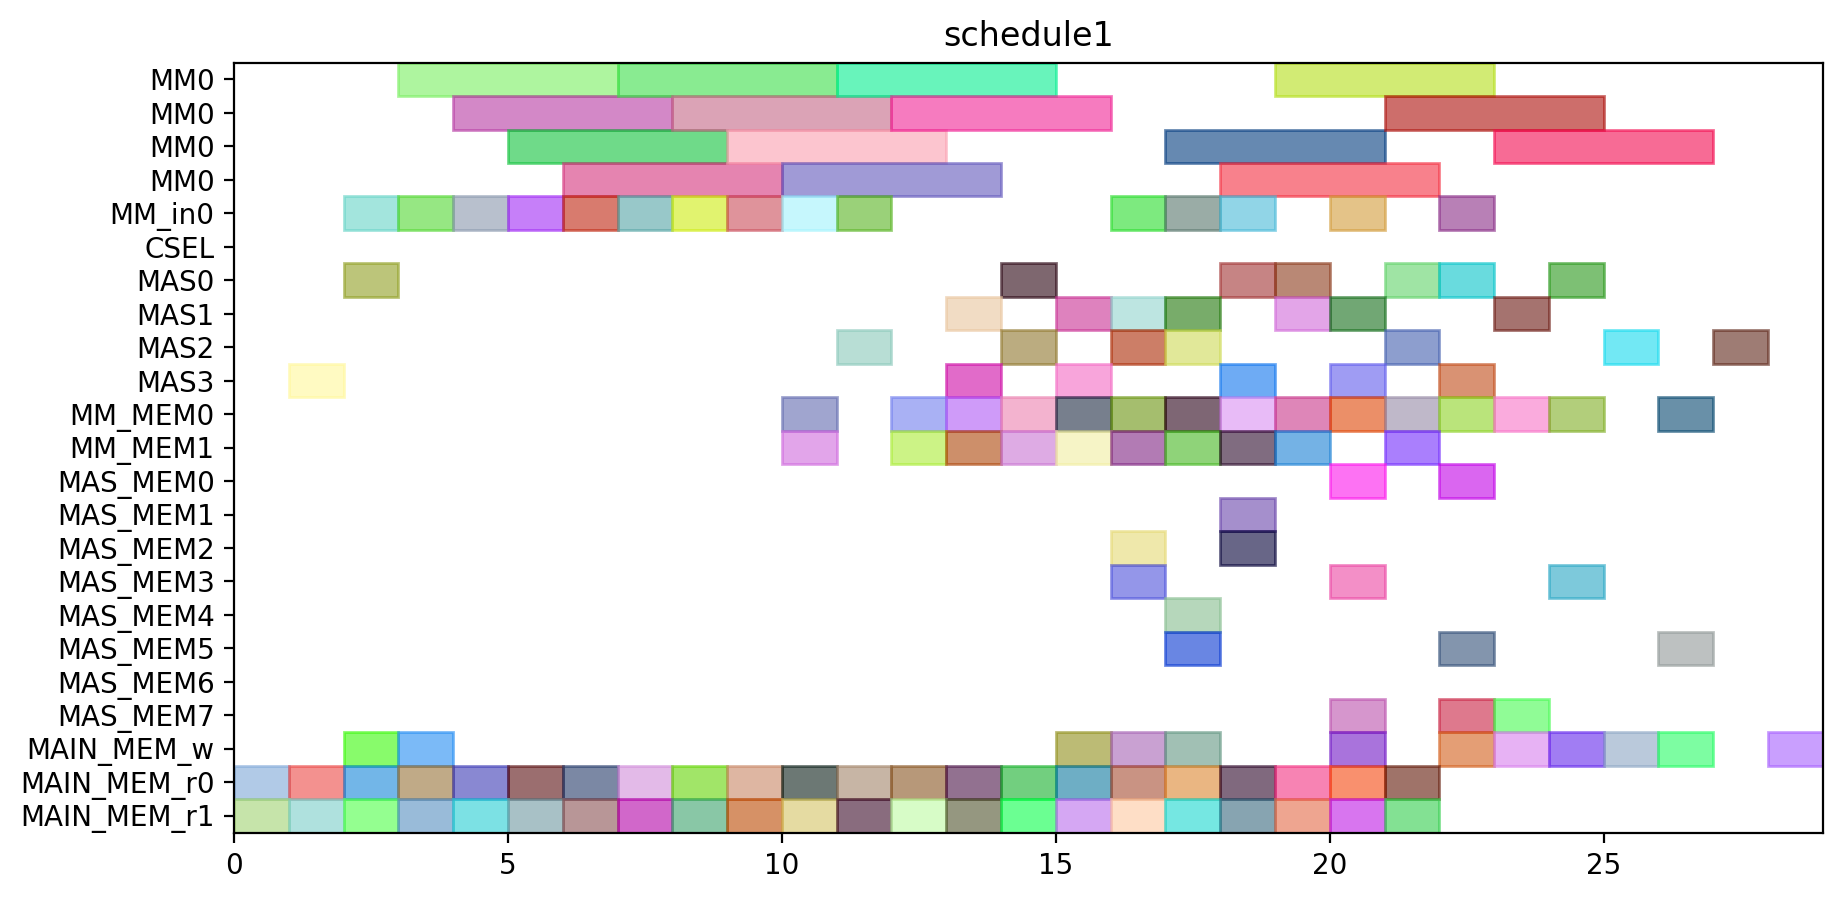

Source code (Python):
from pyschedule import Scenario, solvers, plotters, alt


def solve():
	horizon = 143
	S = Scenario("schedule1", horizon=horizon)

	# resource
	MM = S.Resources('MM', num=1, size=4)
	MM_in = S.Resources('MM_in', num=1)
	CSEL = S.Resource('CSEL')
	MAS = S.Resources('MAS', num=4, size=1, periods=range(1, horizon))
	MM_MEM = S.Resources('MM_MEM', num=2)
	MAS_MEM = S.Resources('MAS_MEM', num=8)
	MAIN_MEM_w = S.Resource('MAIN_MEM_w', size=1)
	MAIN_MEM_r = S.Resources('MAIN_MEM_r', num=2)

	# result of previous scheduling
	c001_mem0 = S.Task('c001_mem0', length=1, delay_cost=1)
	S += c001_mem0 >= 0
	c001_mem0 += MAIN_MEM_r[0]

	c001_mem1 = S.Task('c001_mem1', length=1, delay_cost=1)
	S += c001_mem1 >= 0
	c001_mem1 += MAIN_MEM_r[1]

	c000_mem0 = S.Task('c000_mem0', length=1, delay_cost=1)
	S += c000_mem0 >= 1
	c000_mem0 += MAIN_MEM_r[0]

	c000_mem1 = S.Task('c000_mem1', length=1, delay_cost=1)
	S += c000_mem1 >= 1
	c000_mem1 += MAIN_MEM_r[1]

	c001 = S.Task('c001', length=1, delay_cost=1)
	S += c001 >= 1
	c001 += MAS[3]

	c000 = S.Task('c000', length=1, delay_cost=1)
	S += c000 >= 2
	c000 += MAS[0]

	c001_w = S.Task('c001_w', length=1, delay_cost=1)
	S += c001_w >= 2
	c001_w += MAIN_MEM_w

	c21_t0_in = S.Task('c21_t0_in', length=1, delay_cost=1)
	S += c21_t0_in >= 2
	c21_t0_in += MM_in[0]

	c21_t0_mem0 = S.Task('c21_t0_mem0', length=1, delay_cost=1)
	S += c21_t0_mem0 >= 2
	c21_t0_mem0 += MAIN_MEM_r[0]

	c21_t0_mem1 = S.Task('c21_t0_mem1', length=1, delay_cost=1)
	S += c21_t0_mem1 >= 2
	c21_t0_mem1 += MAIN_MEM_r[1]

	c000_w = S.Task('c000_w', length=1, delay_cost=1)
	S += c000_w >= 3
	c000_w += MAIN_MEM_w

	c20_t1_in = S.Task('c20_t1_in', length=1, delay_cost=1)
	S += c20_t1_in >= 3
	c20_t1_in += MM_in[0]

	c20_t1_mem0 = S.Task('c20_t1_mem0', length=1, delay_cost=1)
	S += c20_t1_mem0 >= 3
	c20_t1_mem0 += MAIN_MEM_r[0]

	c20_t1_mem1 = S.Task('c20_t1_mem1', length=1, delay_cost=1)
	S += c20_t1_mem1 >= 3
	c20_t1_mem1 += MAIN_MEM_r[1]

	c21_t0 = S.Task('c21_t0', length=4, delay_cost=1)
	S += c21_t0 >= 3
	c21_t0 += MM[0]

	c10_t1_in = S.Task('c10_t1_in', length=1, delay_cost=1)
	S += c10_t1_in >= 4
	c10_t1_in += MM_in[0]

	c10_t1_mem0 = S.Task('c10_t1_mem0', length=1, delay_cost=1)
	S += c10_t1_mem0 >= 4
	c10_t1_mem0 += MAIN_MEM_r[0]

	c10_t1_mem1 = S.Task('c10_t1_mem1', length=1, delay_cost=1)
	S += c10_t1_mem1 >= 4
	c10_t1_mem1 += MAIN_MEM_r[1]

	c20_t1 = S.Task('c20_t1', length=4, delay_cost=1)
	S += c20_t1 >= 4
	c20_t1 += MM[0]

	c01_t0_in = S.Task('c01_t0_in', length=1, delay_cost=1)
	S += c01_t0_in >= 5
	c01_t0_in += MM_in[0]

	c01_t0_mem0 = S.Task('c01_t0_mem0', length=1, delay_cost=1)
	S += c01_t0_mem0 >= 5
	c01_t0_mem0 += MAIN_MEM_r[0]

	c01_t0_mem1 = S.Task('c01_t0_mem1', length=1, delay_cost=1)
	S += c01_t0_mem1 >= 5
	c01_t0_mem1 += MAIN_MEM_r[1]

	c10_t1 = S.Task('c10_t1', length=4, delay_cost=1)
	S += c10_t1 >= 5
	c10_t1 += MM[0]

	c01_t0 = S.Task('c01_t0', length=4, delay_cost=1)
	S += c01_t0 >= 6
	c01_t0 += MM[0]

	c21_t1_in = S.Task('c21_t1_in', length=1, delay_cost=1)
	S += c21_t1_in >= 6
	c21_t1_in += MM_in[0]

	c21_t1_mem0 = S.Task('c21_t1_mem0', length=1, delay_cost=1)
	S += c21_t1_mem0 >= 6
	c21_t1_mem0 += MAIN_MEM_r[0]

	c21_t1_mem1 = S.Task('c21_t1_mem1', length=1, delay_cost=1)
	S += c21_t1_mem1 >= 6
	c21_t1_mem1 += MAIN_MEM_r[1]

	c11_t1_in = S.Task('c11_t1_in', length=1, delay_cost=1)
	S += c11_t1_in >= 7
	c11_t1_in += MM_in[0]

	c11_t1_mem0 = S.Task('c11_t1_mem0', length=1, delay_cost=1)
	S += c11_t1_mem0 >= 7
	c11_t1_mem0 += MAIN_MEM_r[0]

	c11_t1_mem1 = S.Task('c11_t1_mem1', length=1, delay_cost=1)
	S += c11_t1_mem1 >= 7
	c11_t1_mem1 += MAIN_MEM_r[1]

	c21_t1 = S.Task('c21_t1', length=4, delay_cost=1)
	S += c21_t1 >= 7
	c21_t1 += MM[0]

	c11_t1 = S.Task('c11_t1', length=4, delay_cost=1)
	S += c11_t1 >= 8
	c11_t1 += MM[0]

	c20_t0_in = S.Task('c20_t0_in', length=1, delay_cost=1)
	S += c20_t0_in >= 8
	c20_t0_in += MM_in[0]

	c20_t0_mem0 = S.Task('c20_t0_mem0', length=1, delay_cost=1)
	S += c20_t0_mem0 >= 8
	c20_t0_mem0 += MAIN_MEM_r[0]

	c20_t0_mem1 = S.Task('c20_t0_mem1', length=1, delay_cost=1)
	S += c20_t0_mem1 >= 8
	c20_t0_mem1 += MAIN_MEM_r[1]

	c11_t0_in = S.Task('c11_t0_in', length=1, delay_cost=1)
	S += c11_t0_in >= 9
	c11_t0_in += MM_in[0]

	c11_t0_mem0 = S.Task('c11_t0_mem0', length=1, delay_cost=1)
	S += c11_t0_mem0 >= 9
	c11_t0_mem0 += MAIN_MEM_r[0]

	c11_t0_mem1 = S.Task('c11_t0_mem1', length=1, delay_cost=1)
	S += c11_t0_mem1 >= 9
	c11_t0_mem1 += MAIN_MEM_r[1]

	c20_t0 = S.Task('c20_t0', length=4, delay_cost=1)
	S += c20_t0 >= 9
	c20_t0 += MM[0]

	c10_t0_in = S.Task('c10_t0_in', length=1, delay_cost=1)
	S += c10_t0_in >= 10
	c10_t0_in += MM_in[0]

	c10_t0_mem0 = S.Task('c10_t0_mem0', length=1, delay_cost=1)
	S += c10_t0_mem0 >= 10
	c10_t0_mem0 += MAIN_MEM_r[0]

	c10_t0_mem1 = S.Task('c10_t0_mem1', length=1, delay_cost=1)
	S += c10_t0_mem1 >= 10
	c10_t0_mem1 += MAIN_MEM_r[1]

	c11_t0 = S.Task('c11_t0', length=4, delay_cost=1)
	S += c11_t0 >= 10
	c11_t0 += MM[0]

	c01_t1_in = S.Task('c01_t1_in', length=1, delay_cost=1)
	S += c01_t1_in >= 11
	c01_t1_in += MM_in[0]

	c01_t1_mem0 = S.Task('c01_t1_mem0', length=1, delay_cost=1)
	S += c01_t1_mem0 >= 11
	c01_t1_mem0 += MAIN_MEM_r[0]

	c01_t1_mem1 = S.Task('c01_t1_mem1', length=1, delay_cost=1)
	S += c01_t1_mem1 >= 11
	c01_t1_mem1 += MAIN_MEM_r[1]

	c10_t0 = S.Task('c10_t0', length=4, delay_cost=1)
	S += c10_t0 >= 11
	c10_t0 += MM[0]

	c01_t1 = S.Task('c01_t1', length=4, delay_cost=1)
	S += c01_t1 >= 12
	c01_t1 += MM[0]

	c01_t3_mem0 = S.Task('c01_t3_mem0', length=1, delay_cost=1)
	S += c01_t3_mem0 >= 12
	c01_t3_mem0 += MAIN_MEM_r[0]

	c01_t3_mem1 = S.Task('c01_t3_mem1', length=1, delay_cost=1)
	S += c01_t3_mem1 >= 12
	c01_t3_mem1 += MAIN_MEM_r[1]

	c01_t3 = S.Task('c01_t3', length=1, delay_cost=1)
	S += c01_t3 >= 13
	c01_t3 += MAS[1]

	c20_t2_mem0 = S.Task('c20_t2_mem0', length=1, delay_cost=1)
	S += c20_t2_mem0 >= 13
	c20_t2_mem0 += MAIN_MEM_r[0]

	c20_t2_mem1 = S.Task('c20_t2_mem1', length=1, delay_cost=1)
	S += c20_t2_mem1 >= 13
	c20_t2_mem1 += MAIN_MEM_r[1]

	c11_t2_mem0 = S.Task('c11_t2_mem0', length=1, delay_cost=1)
	S += c11_t2_mem0 >= 14
	c11_t2_mem0 += MAIN_MEM_r[0]

	c11_t2_mem1 = S.Task('c11_t2_mem1', length=1, delay_cost=1)
	S += c11_t2_mem1 >= 14
	c11_t2_mem1 += MAIN_MEM_r[1]

	c20_t2 = S.Task('c20_t2', length=1, delay_cost=1)
	S += c20_t2 >= 14
	c20_t2 += MAS[2]

	c01_t2_mem0 = S.Task('c01_t2_mem0', length=1, delay_cost=1)
	S += c01_t2_mem0 >= 15
	c01_t2_mem0 += MAIN_MEM_r[0]

	c01_t2_mem1 = S.Task('c01_t2_mem1', length=1, delay_cost=1)
	S += c01_t2_mem1 >= 15
	c01_t2_mem1 += MAIN_MEM_r[1]

	c11_t2 = S.Task('c11_t2', length=1, delay_cost=1)
	S += c11_t2 >= 15
	c11_t2 += MAS[1]

	c01_t2 = S.Task('c01_t2', length=1, delay_cost=1)
	S += c01_t2 >= 16
	c01_t2 += MAS[1]

	c20_t3_mem0 = S.Task('c20_t3_mem0', length=1, delay_cost=1)
	S += c20_t3_mem0 >= 16
	c20_t3_mem0 += MAIN_MEM_r[0]

	c20_t3_mem1 = S.Task('c20_t3_mem1', length=1, delay_cost=1)
	S += c20_t3_mem1 >= 16
	c20_t3_mem1 += MAIN_MEM_r[1]

	c11_t3_mem0 = S.Task('c11_t3_mem0', length=1, delay_cost=1)
	S += c11_t3_mem0 >= 17
	c11_t3_mem0 += MAIN_MEM_r[0]

	c11_t3_mem1 = S.Task('c11_t3_mem1', length=1, delay_cost=1)
	S += c11_t3_mem1 >= 17
	c11_t3_mem1 += MAIN_MEM_r[1]

	c20_t3 = S.Task('c20_t3', length=1, delay_cost=1)
	S += c20_t3 >= 17
	c20_t3 += MAS[2]

	c10_t2_mem0 = S.Task('c10_t2_mem0', length=1, delay_cost=1)
	S += c10_t2_mem0 >= 18
	c10_t2_mem0 += MAIN_MEM_r[0]

	c10_t2_mem1 = S.Task('c10_t2_mem1', length=1, delay_cost=1)
	S += c10_t2_mem1 >= 18
	c10_t2_mem1 += MAIN_MEM_r[1]

	c11_t3 = S.Task('c11_t3', length=1, delay_cost=1)
	S += c11_t3 >= 18
	c11_t3 += MAS[0]

	c10_t2 = S.Task('c10_t2', length=1, delay_cost=1)
	S += c10_t2 >= 19
	c10_t2 += MAS[0]

	c10_t3_mem0 = S.Task('c10_t3_mem0', length=1, delay_cost=1)
	S += c10_t3_mem0 >= 19
	c10_t3_mem0 += MAIN_MEM_r[0]

	c10_t3_mem1 = S.Task('c10_t3_mem1', length=1, delay_cost=1)
	S += c10_t3_mem1 >= 19
	c10_t3_mem1 += MAIN_MEM_r[1]

	c10_t3 = S.Task('c10_t3', length=1, delay_cost=1)
	S += c10_t3 >= 20
	c10_t3 += MAS[1]

	c21_t3_mem0 = S.Task('c21_t3_mem0', length=1, delay_cost=1)
	S += c21_t3_mem0 >= 20
	c21_t3_mem0 += MAIN_MEM_r[0]

	c21_t3_mem1 = S.Task('c21_t3_mem1', length=1, delay_cost=1)
	S += c21_t3_mem1 >= 20
	c21_t3_mem1 += MAIN_MEM_r[1]

	c21_t2_mem0 = S.Task('c21_t2_mem0', length=1, delay_cost=1)
	S += c21_t2_mem0 >= 21
	c21_t2_mem0 += MAIN_MEM_r[0]

	c21_t2_mem1 = S.Task('c21_t2_mem1', length=1, delay_cost=1)
	S += c21_t2_mem1 >= 21
	c21_t2_mem1 += MAIN_MEM_r[1]

	c21_t3 = S.Task('c21_t3', length=1, delay_cost=1)
	S += c21_t3 >= 21
	c21_t3 += MAS[2]

	c21_t2 = S.Task('c21_t2', length=1, delay_cost=1)
	S += c21_t2 >= 22
	c21_t2 += MAS[0]


	# new tasks
	c10_t4 = S.Task('c10_t4', length=4, delay_cost=1)
	c10_t4 += alt(MM)
	c10_t4_in = S.Task('c10_t4_in', length=1, delay_cost=1)
	c10_t4_in += alt(MM_in)
	S += c10_t4_in*MM_in[0]<=c10_t4*MM[0]
	c10_t4_mem0 = S.Task('c10_t4_mem0', length=1, delay_cost=1)
	c10_t4_mem0 += MAS_MEM[0]
	S += 19 < c10_t4_mem0
	S += c10_t4_mem0 <= c10_t4

	c10_t4_mem1 = S.Task('c10_t4_mem1', length=1, delay_cost=1)
	c10_t4_mem1 += MAS_MEM[3]
	S += 20 < c10_t4_mem1
	S += c10_t4_mem1 <= c10_t4

	c100 = S.Task('c100', length=1, delay_cost=1)
	c100 += alt(MAS)
	S += 19<c100

	c100_w = S.Task('c100_w', length=1, delay_cost=1)
	c100_w += alt(MAIN_MEM_w)
	S += c100 <= c100_w

	c100_mem0 = S.Task('c100_mem0', length=1, delay_cost=1)
	c100_mem0 += MM_MEM[0]
	S += 14 < c100_mem0
	S += c100_mem0 <= c100

	c100_mem1 = S.Task('c100_mem1', length=1, delay_cost=1)
	c100_mem1 += MM_MEM[1]
	S += 8 < c100_mem1
	S += c100_mem1 <= c100

	c10_t5 = S.Task('c10_t5', length=1, delay_cost=1)
	c10_t5 += alt(MAS)
	c10_t5_mem0 = S.Task('c10_t5_mem0', length=1, delay_cost=1)
	c10_t5_mem0 += MM_MEM[0]
	S += 14 < c10_t5_mem0
	S += c10_t5_mem0 <= c10_t5

	c10_t5_mem1 = S.Task('c10_t5_mem1', length=1, delay_cost=1)
	c10_t5_mem1 += MM_MEM[1]
	S += 8 < c10_t5_mem1
	S += c10_t5_mem1 <= c10_t5

	c20_t4 = S.Task('c20_t4', length=4, delay_cost=1)
	c20_t4 += alt(MM)
	c20_t4_in = S.Task('c20_t4_in', length=1, delay_cost=1)
	c20_t4_in += alt(MM_in)
	S += c20_t4_in*MM_in[0]<=c20_t4*MM[0]
	c20_t4_mem0 = S.Task('c20_t4_mem0', length=1, delay_cost=1)
	c20_t4_mem0 += MAS_MEM[4]
	S += 14 < c20_t4_mem0
	S += c20_t4_mem0 <= c20_t4

	c20_t4_mem1 = S.Task('c20_t4_mem1', length=1, delay_cost=1)
	c20_t4_mem1 += MAS_MEM[5]
	S += 17 < c20_t4_mem1
	S += c20_t4_mem1 <= c20_t4

	c200 = S.Task('c200', length=1, delay_cost=1)
	c200 += alt(MAS)
	S += 14<c200

	c200_w = S.Task('c200_w', length=1, delay_cost=1)
	c200_w += alt(MAIN_MEM_w)
	S += c200 <= c200_w

	c200_mem0 = S.Task('c200_mem0', length=1, delay_cost=1)
	c200_mem0 += MM_MEM[0]
	S += 12 < c200_mem0
	S += c200_mem0 <= c200

	c200_mem1 = S.Task('c200_mem1', length=1, delay_cost=1)
	c200_mem1 += MM_MEM[1]
	S += 7 < c200_mem1
	S += c200_mem1 <= c200

	c20_t5 = S.Task('c20_t5', length=1, delay_cost=1)
	c20_t5 += alt(MAS)
	c20_t5_mem0 = S.Task('c20_t5_mem0', length=1, delay_cost=1)
	c20_t5_mem0 += MM_MEM[0]
	S += 12 < c20_t5_mem0
	S += c20_t5_mem0 <= c20_t5

	c20_t5_mem1 = S.Task('c20_t5_mem1', length=1, delay_cost=1)
	c20_t5_mem1 += MM_MEM[1]
	S += 7 < c20_t5_mem1
	S += c20_t5_mem1 <= c20_t5

	c01_t4 = S.Task('c01_t4', length=4, delay_cost=1)
	c01_t4 += alt(MM)
	c01_t4_in = S.Task('c01_t4_in', length=1, delay_cost=1)
	c01_t4_in += alt(MM_in)
	S += c01_t4_in*MM_in[0]<=c01_t4*MM[0]
	c01_t4_mem0 = S.Task('c01_t4_mem0', length=1, delay_cost=1)
	c01_t4_mem0 += MAS_MEM[2]
	S += 16 < c01_t4_mem0
	S += c01_t4_mem0 <= c01_t4

	c01_t4_mem1 = S.Task('c01_t4_mem1', length=1, delay_cost=1)
	c01_t4_mem1 += MAS_MEM[3]
	S += 13 < c01_t4_mem1
	S += c01_t4_mem1 <= c01_t4

	c010 = S.Task('c010', length=1, delay_cost=1)
	c010 += alt(MAS)
	S += 16<c010

	c010_w = S.Task('c010_w', length=1, delay_cost=1)
	c010_w += alt(MAIN_MEM_w)
	S += c010 <= c010_w

	c010_mem0 = S.Task('c010_mem0', length=1, delay_cost=1)
	c010_mem0 += MM_MEM[0]
	S += 9 < c010_mem0
	S += c010_mem0 <= c010

	c010_mem1 = S.Task('c010_mem1', length=1, delay_cost=1)
	c010_mem1 += MM_MEM[1]
	S += 15 < c010_mem1
	S += c010_mem1 <= c010

	c01_t5 = S.Task('c01_t5', length=1, delay_cost=1)
	c01_t5 += alt(MAS)
	c01_t5_mem0 = S.Task('c01_t5_mem0', length=1, delay_cost=1)
	c01_t5_mem0 += MM_MEM[0]
	S += 9 < c01_t5_mem0
	S += c01_t5_mem0 <= c01_t5

	c01_t5_mem1 = S.Task('c01_t5_mem1', length=1, delay_cost=1)
	c01_t5_mem1 += MM_MEM[1]
	S += 15 < c01_t5_mem1
	S += c01_t5_mem1 <= c01_t5

	c11_t4 = S.Task('c11_t4', length=4, delay_cost=1)
	c11_t4 += alt(MM)
	c11_t4_in = S.Task('c11_t4_in', length=1, delay_cost=1)
	c11_t4_in += alt(MM_in)
	S += c11_t4_in*MM_in[0]<=c11_t4*MM[0]
	c11_t4_mem0 = S.Task('c11_t4_mem0', length=1, delay_cost=1)
	c11_t4_mem0 += MAS_MEM[2]
	S += 15 < c11_t4_mem0
	S += c11_t4_mem0 <= c11_t4

	c11_t4_mem1 = S.Task('c11_t4_mem1', length=1, delay_cost=1)
	c11_t4_mem1 += MAS_MEM[1]
	S += 18 < c11_t4_mem1
	S += c11_t4_mem1 <= c11_t4

	c110 = S.Task('c110', length=1, delay_cost=1)
	c110 += alt(MAS)
	S += 15<c110

	c110_w = S.Task('c110_w', length=1, delay_cost=1)
	c110_w += alt(MAIN_MEM_w)
	S += c110 <= c110_w

	c110_mem0 = S.Task('c110_mem0', length=1, delay_cost=1)
	c110_mem0 += MM_MEM[0]
	S += 13 < c110_mem0
	S += c110_mem0 <= c110

	c110_mem1 = S.Task('c110_mem1', length=1, delay_cost=1)
	c110_mem1 += MM_MEM[1]
	S += 11 < c110_mem1
	S += c110_mem1 <= c110

	c11_t5 = S.Task('c11_t5', length=1, delay_cost=1)
	c11_t5 += alt(MAS)
	c11_t5_mem0 = S.Task('c11_t5_mem0', length=1, delay_cost=1)
	c11_t5_mem0 += MM_MEM[0]
	S += 13 < c11_t5_mem0
	S += c11_t5_mem0 <= c11_t5

	c11_t5_mem1 = S.Task('c11_t5_mem1', length=1, delay_cost=1)
	c11_t5_mem1 += MM_MEM[1]
	S += 11 < c11_t5_mem1
	S += c11_t5_mem1 <= c11_t5

	c21_t4 = S.Task('c21_t4', length=4, delay_cost=1)
	c21_t4 += alt(MM)
	c21_t4_in = S.Task('c21_t4_in', length=1, delay_cost=1)
	c21_t4_in += alt(MM_in)
	S += c21_t4_in*MM_in[0]<=c21_t4*MM[0]
	c21_t4_mem0 = S.Task('c21_t4_mem0', length=1, delay_cost=1)
	c21_t4_mem0 += MAS_MEM[0]
	S += 22 < c21_t4_mem0
	S += c21_t4_mem0 <= c21_t4

	c21_t4_mem1 = S.Task('c21_t4_mem1', length=1, delay_cost=1)
	c21_t4_mem1 += MAS_MEM[5]
	S += 21 < c21_t4_mem1
	S += c21_t4_mem1 <= c21_t4

	c210 = S.Task('c210', length=1, delay_cost=1)
	c210 += alt(MAS)
	S += 22<c210

	c210_w = S.Task('c210_w', length=1, delay_cost=1)
	c210_w += alt(MAIN_MEM_w)
	S += c210 <= c210_w

	c210_mem0 = S.Task('c210_mem0', length=1, delay_cost=1)
	c210_mem0 += MM_MEM[0]
	S += 6 < c210_mem0
	S += c210_mem0 <= c210

	c210_mem1 = S.Task('c210_mem1', length=1, delay_cost=1)
	c210_mem1 += MM_MEM[1]
	S += 10 < c210_mem1
	S += c210_mem1 <= c210

	c21_t5 = S.Task('c21_t5', length=1, delay_cost=1)
	c21_t5 += alt(MAS)
	c21_t5_mem0 = S.Task('c21_t5_mem0', length=1, delay_cost=1)
	c21_t5_mem0 += MM_MEM[0]
	S += 6 < c21_t5_mem0
	S += c21_t5_mem0 <= c21_t5

	c21_t5_mem1 = S.Task('c21_t5_mem1', length=1, delay_cost=1)
	c21_t5_mem1 += MM_MEM[1]
	S += 10 < c21_t5_mem1
	S += c21_t5_mem1 <= c21_t5

	c101 = S.Task('c101', length=1, delay_cost=1)
	c101 += alt(MAS)
	S += 19<c101

	c101_w = S.Task('c101_w', length=1, delay_cost=1)
	c101_w += alt(MAIN_MEM_w)
	S += c101 <= c101_w

	c101_mem0 = S.Task('c101_mem0', length=1, delay_cost=1)
	c101_mem0 += alt(MM_MEM)
	S += (c10_t4*MM[0])-1 < c101_mem0*MM_MEM[0]
	S += c101_mem0 <= c101

	c101_mem1 = S.Task('c101_mem1', length=1, delay_cost=1)
	c101_mem1 += alt(MAS_MEM)
	S += (c10_t5*MAS[0])-1 < c101_mem1*MAS_MEM[1]
	S += (c10_t5*MAS[1])-1 < c101_mem1*MAS_MEM[3]
	S += (c10_t5*MAS[2])-1 < c101_mem1*MAS_MEM[5]
	S += (c10_t5*MAS[3])-1 < c101_mem1*MAS_MEM[7]
	S += c101_mem1 <= c101

	c201 = S.Task('c201', length=1, delay_cost=1)
	c201 += alt(MAS)
	S += 14<c201

	c201_w = S.Task('c201_w', length=1, delay_cost=1)
	c201_w += alt(MAIN_MEM_w)
	S += c201 <= c201_w

	c201_mem0 = S.Task('c201_mem0', length=1, delay_cost=1)
	c201_mem0 += alt(MM_MEM)
	S += (c20_t4*MM[0])-1 < c201_mem0*MM_MEM[0]
	S += c201_mem0 <= c201

	c201_mem1 = S.Task('c201_mem1', length=1, delay_cost=1)
	c201_mem1 += alt(MAS_MEM)
	S += (c20_t5*MAS[0])-1 < c201_mem1*MAS_MEM[1]
	S += (c20_t5*MAS[1])-1 < c201_mem1*MAS_MEM[3]
	S += (c20_t5*MAS[2])-1 < c201_mem1*MAS_MEM[5]
	S += (c20_t5*MAS[3])-1 < c201_mem1*MAS_MEM[7]
	S += c201_mem1 <= c201

	c011 = S.Task('c011', length=1, delay_cost=1)
	c011 += alt(MAS)
	S += 16<c011

	c011_w = S.Task('c011_w', length=1, delay_cost=1)
	c011_w += alt(MAIN_MEM_w)
	S += c011 <= c011_w

	c011_mem0 = S.Task('c011_mem0', length=1, delay_cost=1)
	c011_mem0 += alt(MM_MEM)
	S += (c01_t4*MM[0])-1 < c011_mem0*MM_MEM[0]
	S += c011_mem0 <= c011

	c011_mem1 = S.Task('c011_mem1', length=1, delay_cost=1)
	c011_mem1 += alt(MAS_MEM)
	S += (c01_t5*MAS[0])-1 < c011_mem1*MAS_MEM[1]
	S += (c01_t5*MAS[1])-1 < c011_mem1*MAS_MEM[3]
	S += (c01_t5*MAS[2])-1 < c011_mem1*MAS_MEM[5]
	S += (c01_t5*MAS[3])-1 < c011_mem1*MAS_MEM[7]
	S += c011_mem1 <= c011

	c111 = S.Task('c111', length=1, delay_cost=1)
	c111 += alt(MAS)
	S += 15<c111

	c111_w = S.Task('c111_w', length=1, delay_cost=1)
	c111_w += alt(MAIN_MEM_w)
	S += c111 <= c111_w

	c111_mem0 = S.Task('c111_mem0', length=1, delay_cost=1)
	c111_mem0 += alt(MM_MEM)
	S += (c11_t4*MM[0])-1 < c111_mem0*MM_MEM[0]
	S += c111_mem0 <= c111

	c111_mem1 = S.Task('c111_mem1', length=1, delay_cost=1)
	c111_mem1 += alt(MAS_MEM)
	S += (c11_t5*MAS[0])-1 < c111_mem1*MAS_MEM[1]
	S += (c11_t5*MAS[1])-1 < c111_mem1*MAS_MEM[3]
	S += (c11_t5*MAS[2])-1 < c111_mem1*MAS_MEM[5]
	S += (c11_t5*MAS[3])-1 < c111_mem1*MAS_MEM[7]
	S += c111_mem1 <= c111

	c211 = S.Task('c211', length=1, delay_cost=1)
	c211 += alt(MAS)
	S += 22<c211

	c211_w = S.Task('c211_w', length=1, delay_cost=1)
	c211_w += alt(MAIN_MEM_w)
	S += c211 <= c211_w

	c211_mem0 = S.Task('c211_mem0', length=1, delay_cost=1)
	c211_mem0 += alt(MM_MEM)
	S += (c21_t4*MM[0])-1 < c211_mem0*MM_MEM[0]
	S += c211_mem0 <= c211

	c211_mem1 = S.Task('c211_mem1', length=1, delay_cost=1)
	c211_mem1 += alt(MAS_MEM)
	S += (c21_t5*MAS[0])-1 < c211_mem1*MAS_MEM[1]
	S += (c21_t5*MAS[1])-1 < c211_mem1*MAS_MEM[3]
	S += (c21_t5*MAS[2])-1 < c211_mem1*MAS_MEM[5]
	S += (c21_t5*MAS[3])-1 < c211_mem1*MAS_MEM[7]
	S += c211_mem1 <= c211

	solvers.mip.solve(S,msg=1,kind='CPLEX',ratio_gap=1.01)

	solution = [['hoge']*len(S.solution()[1]) for i in range(len(S.solution()))]
	for i in range(len(S.solution())):
		for j in range(len(S.solution()[i])):
			solution[i][j]=str(S.solution()[i][j])
	print(solution)

	cycles = int(solution[-1][3])

	pic_file_name = "/home/mfukuda/ABE/multiRAM_multiMAS_16mux/scheduling_result/stage4MM1_stage1MAS4/FROB/schedule1.png"
	if(S.solution() != []):
		plotters.matplotlib.plot(S,img_filename=pic_file_name, show_task_labels=False, fig_size=(cycles*0.25+3, 5))

	return solution
